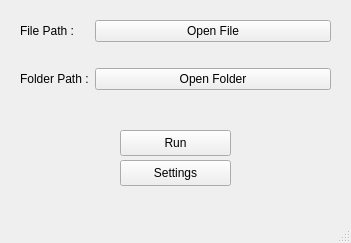
<?xml version="1.0" encoding="UTF-8"?>
<ui version="4.0">
 <class>MainWindow</class>
 <widget class="QMainWindow" name="MainWindow">
  <property name="geometry">
   <rect>
    <x>0</x>
    <y>0</y>
    <width>351</width>
    <height>243</height>
   </rect>
  </property>
  <property name="windowTitle">
   <string>MainWindow</string>
  </property>
  <widget class="QWidget" name="centralwidget">
   <widget class="QPushButton" name="run_pushButton">
    <property name="geometry">
     <rect>
      <x>120</x>
      <y>130</y>
      <width>111</width>
      <height>26</height>
     </rect>
    </property>
    <property name="text">
     <string>Run</string>
    </property>
   </widget>
   <widget class="QPushButton" name="settings_pushButton">
    <property name="geometry">
     <rect>
      <x>120</x>
      <y>160</y>
      <width>111</width>
      <height>26</height>
     </rect>
    </property>
    <property name="text">
     <string>Settings</string>
    </property>
   </widget>
   <widget class="QWidget" name="formLayoutWidget">
    <property name="geometry">
     <rect>
      <x>20</x>
      <y>20</y>
      <width>311</width>
      <height>111</height>
     </rect>
    </property>
    <layout class="QFormLayout" name="formLayout">
     <item row="0" column="0">
      <widget class="QLabel" name="question1_label">
       <property name="text">
        <string>File Path :</string>
       </property>
      </widget>
     </item>
     <item row="0" column="1">
      <widget class="QPushButton" name="filePath_pushButton">
       <property name="text">
        <string>Open File</string>
       </property>
      </widget>
     </item>
     <item row="1" column="1">
      <widget class="QLabel" name="filePath_label">
       <property name="text">
        <string/>
       </property>
      </widget>
     </item>
     <item row="2" column="0">
      <widget class="QLabel" name="question2_label">
       <property name="text">
        <string>Folder Path :</string>
       </property>
      </widget>
     </item>
     <item row="2" column="1">
      <widget class="QPushButton" name="folderPath_pushButton">
       <property name="text">
        <string>Open Folder</string>
       </property>
      </widget>
     </item>
     <item row="3" column="1">
      <widget class="QLabel" name="folderPath_label">
       <property name="text">
        <string/>
       </property>
      </widget>
     </item>
    </layout>
   </widget>
  </widget>
  <widget class="QMenuBar" name="menubar">
   <property name="geometry">
    <rect>
     <x>0</x>
     <y>0</y>
     <width>351</width>
     <height>21</height>
    </rect>
   </property>
  </widget>
  <widget class="QStatusBar" name="statusbar"/>
 </widget>
 <resources/>
 <connections/>
</ui>
